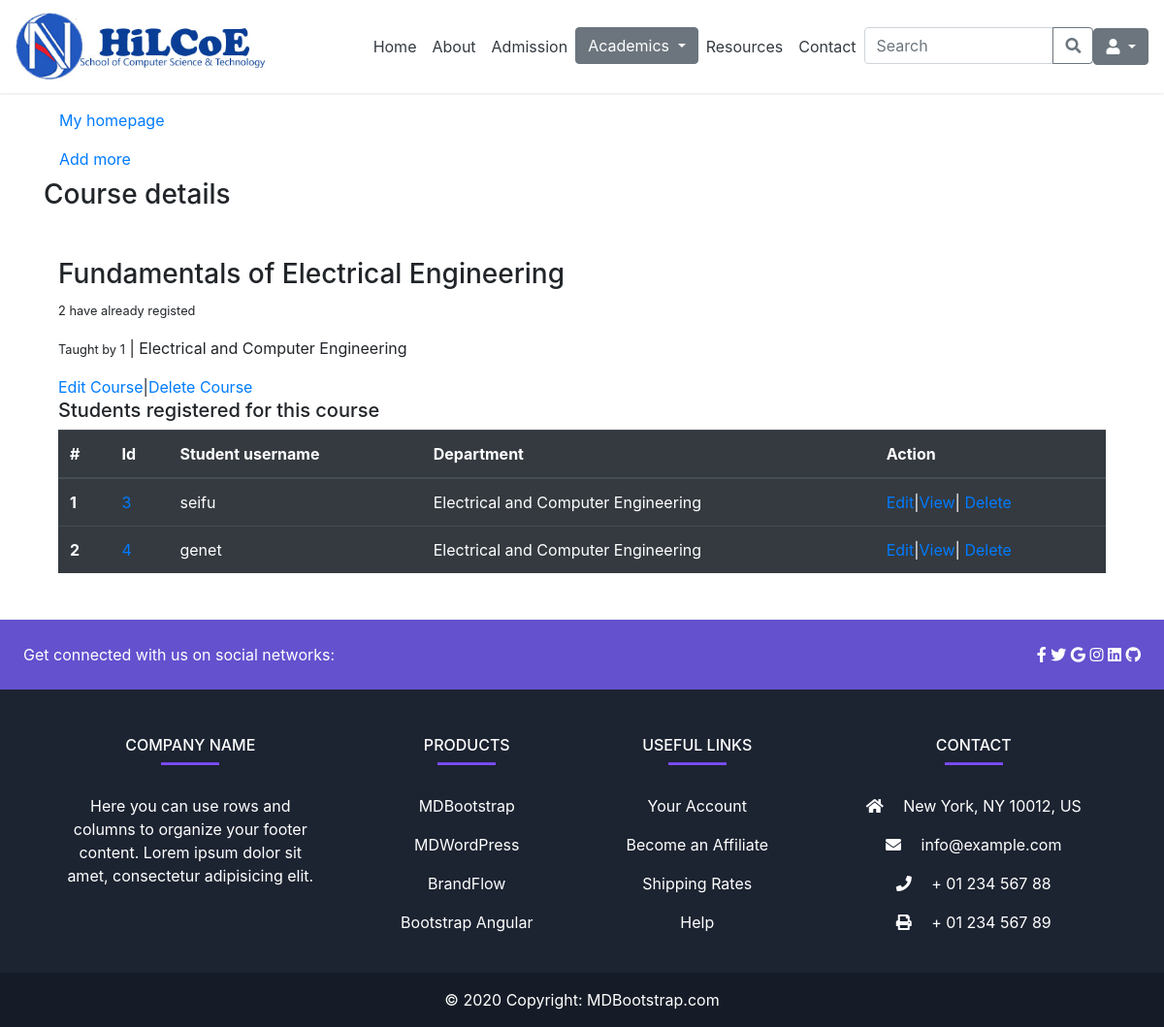
/admin_app/course_detail/1/, run on an earlier commit of the app's database.
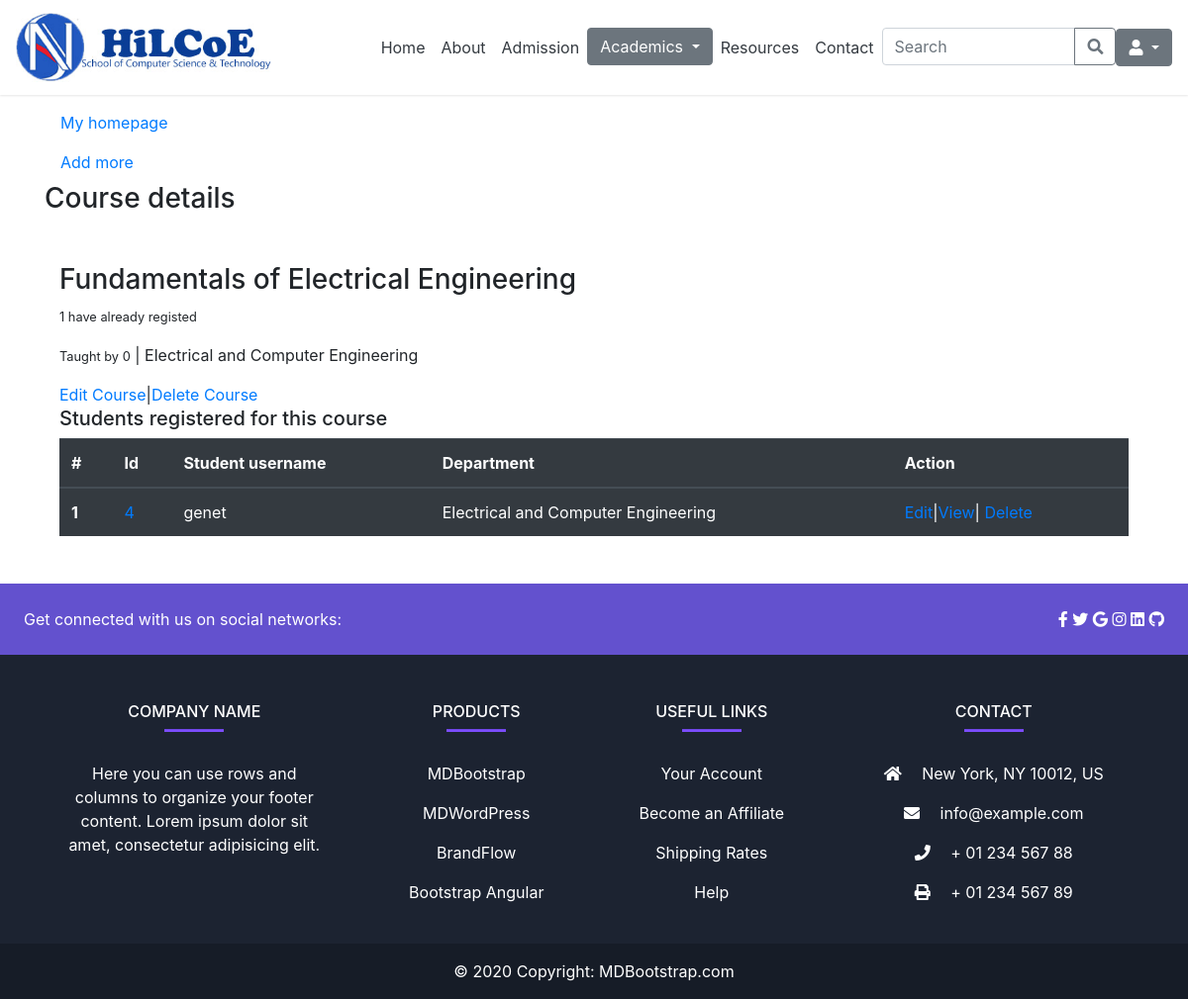
And on a later commit of the database.
### admin_app/models.py (models this page shows, shortened)
class UserProfile(models.Model):
    user = models.OneToOneField(User, on_delete=models.CASCADE)
    bio = models.TextField(default='Enter your bio briefly')
    role = models.CharField(max_length=20, choices=roles)
    department = models.ForeignKey(Department, on_delete=models.CASCADE, null=True, blank=True)
    academic_year = models.CharField(max_length=20, choices=year, null=True, blank=True)
    semester = models.CharField(max_length=20, choices=semester, null=True, blank=True)
    title = models.CharField(max_length=20, choices=title_choices, null=True, blank=True)
    stream = models.ForeignKey(Stream, on_delete=models.CASCADE, null=True, blank=True)
    program = models.ForeignKey(Program, on_delete=models.CASCADE, null=True, blank=True)
    position = models.CharField(max_length=50, choices=position, null=True, blank=True)

class Department(models.Model):
  name = models.CharField(max_length=50, null=True, blank=True)
  department_head = models.CharField(max_length=50, null=True, blank=True)
  def __str__(self):
        return self.name if self.name else "Unnamed Stream"

### admin_app/views.py (the view)
# urls.py: path('course_detail/<int:course_id>/', views.course_detail, name='course-detail'),
def course_detail(request, course_id):
    course = Course.objects.get(pk=course_id)
    students_registered = course.students.all()
    number_of_students_registered = students_registered.count()
    teachers_taught = course.teachers.all()
    number_of_teachers_registered = teachers_taught.count()
    department = course.department
    context = {
      'number_of_students_registered': number_of_students_registered,
      'number_of_teachers_registered': number_of_teachers_registered,
      'students_registered': students_registered,
      'teachers_taught': number_of_teachers_registered,
      'department': department,
      'course': course
   }
    return render(request, 'admin_app/course/course_detail.html', context)

### templates/admin_app/course/course_detail.html (shortened to what this page needs)
{% extends 'base.html' %}
{% block content %}
<div class="container my-5">
    <a class="nav-link text-black" href="{% if user.is_superuser or user.is_staff %}
            {% url 'admin-dashboard' %}
            {% else %}
                {% url 'cs-bsc' %}
            {% endif %}">My homepage
    </a>
    <a class="nav-link text-black" href="{% url 'course-list' %}"> Add more </a>
    <h3>Course details</h3>
    <div class="container my-5">
        <h3>{{ course.name }} </h3>
        <p> <small>{{ number_of_students_registered }} have already registed</small></p>
        <p><small>Taught by {{ number_of_teachers_registered }}</small> | {{ department.name }} </p>
        <a href="{% url 'course-edit' course_id=course.pk %}">Edit Course</a>|<a href="{% url 'course-delete' course_id=course.pk %}">Delete Course</a>
        <h5>Students registered for this course</h5>
        <table class="table table-dark">
          <thead>
            <tr>
              <th scope="col">#</th>
              <th scope="col">Id</th>
              <th scope="col">Student username </th>
              <th scope="col">Department</th>
              <th scope="col">Action</th>
            </tr>
          </thead>
          <tbody>
            {% for student in course.students.all %}
            <tr>
              <th scope="row">{{ forloop.counter }}</th>
              <td><a href="{% url 'student-detail' student_id=student.pk %}">{{ student.pk }}</a></td>
              <td>{{ student.user.username }}</td>
              <td>{{ student.department }}</td>
              <td><a href="{% url 'student-edit' student_id=student.pk %}">Edit</a>|<a href="{% url 'student-detail' student_id=student.pk %}">View</a>|
                <a href="{% url 'student-delete' student_id=student.pk %}">Delete</a></td>
            </tr>
            {% endfor %}
          </tbody>
        </table>
    </div>
</div>
{% endblock %}

What changed in the data, as far as the page shows it:
removed UserProfile: pk "3", user.username "seifu", department "Electrical and Computer Engineering"
Also different on the page:
{{ number_of_students_registered }}: "2" → "1"
{{ number_of_teachers_registered }}: "1" → "0"
